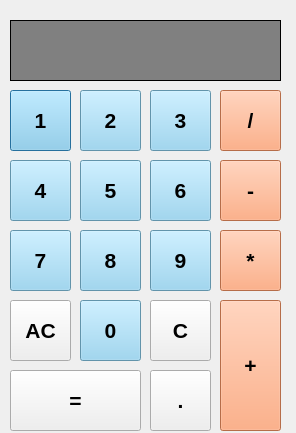
<?xml version="1.0" encoding="UTF-8"?>
<ui version="4.0">
 <class>Dialog</class>
 <widget class="QDialog" name="Dialog">
  <property name="geometry">
   <rect>
    <x>0</x>
    <y>0</y>
    <width>296</width>
    <height>433</height>
   </rect>
  </property>
  <property name="font">
   <font>
    <pointsize>16</pointsize>
    <weight>75</weight>
    <bold>true</bold>
   </font>
  </property>
  <property name="windowTitle">
   <string>Dialog</string>
  </property>
  <widget class="QPushButton" name="pushButton_1">
   <property name="enabled">
    <bool>true</bool>
   </property>
   <property name="geometry">
    <rect>
     <x>10</x>
     <y>90</y>
     <width>61</width>
     <height>61</height>
    </rect>
   </property>
   <property name="font">
    <font>
     <pointsize>16</pointsize>
     <weight>75</weight>
     <bold>true</bold>
    </font>
   </property>
   <property name="styleSheet">
    <string notr="true">QPushButton{
	background-color: #89CFF0;
}

QPushButton:Pressed{
	background-color: #007FFF0;
}</string>
   </property>
   <property name="text">
    <string>1</string>
   </property>
  </widget>
  <widget class="QPushButton" name="pushButton_2">
   <property name="geometry">
    <rect>
     <x>80</x>
     <y>90</y>
     <width>61</width>
     <height>61</height>
    </rect>
   </property>
   <property name="font">
    <font>
     <pointsize>16</pointsize>
     <weight>75</weight>
     <bold>true</bold>
    </font>
   </property>
   <property name="styleSheet">
    <string notr="true">QPushButton{
	background-color: #89CFF0;
}

QPushButton:Pressed{
	background-color: #007FFF0;
}</string>
   </property>
   <property name="text">
    <string>2</string>
   </property>
  </widget>
  <widget class="QPushButton" name="pushButton_3">
   <property name="geometry">
    <rect>
     <x>150</x>
     <y>90</y>
     <width>61</width>
     <height>61</height>
    </rect>
   </property>
   <property name="font">
    <font>
     <pointsize>16</pointsize>
     <weight>75</weight>
     <bold>true</bold>
    </font>
   </property>
   <property name="styleSheet">
    <string notr="true">QPushButton{
	background-color: #89CFF0;
}

QPushButton:Pressed{
	background-color: #007FFF0;
}</string>
   </property>
   <property name="text">
    <string>3</string>
   </property>
  </widget>
  <widget class="QPushButton" name="pushButton_4">
   <property name="geometry">
    <rect>
     <x>10</x>
     <y>160</y>
     <width>61</width>
     <height>61</height>
    </rect>
   </property>
   <property name="font">
    <font>
     <pointsize>16</pointsize>
     <weight>75</weight>
     <bold>true</bold>
    </font>
   </property>
   <property name="styleSheet">
    <string notr="true">QPushButton{
	background-color: #89CFF0;
}

QPushButton:Pressed{
	background-color: #007FFF0;
}</string>
   </property>
   <property name="text">
    <string>4</string>
   </property>
  </widget>
  <widget class="QPushButton" name="pushButton_5">
   <property name="geometry">
    <rect>
     <x>80</x>
     <y>160</y>
     <width>61</width>
     <height>61</height>
    </rect>
   </property>
   <property name="font">
    <font>
     <pointsize>16</pointsize>
     <weight>75</weight>
     <bold>true</bold>
    </font>
   </property>
   <property name="styleSheet">
    <string notr="true">QPushButton{
	background-color: #89CFF0;
}

QPushButton:Pressed{
	background-color: #007FFF0;
}</string>
   </property>
   <property name="text">
    <string>5</string>
   </property>
  </widget>
  <widget class="QPushButton" name="pushButton_6">
   <property name="geometry">
    <rect>
     <x>150</x>
     <y>160</y>
     <width>61</width>
     <height>61</height>
    </rect>
   </property>
   <property name="font">
    <font>
     <pointsize>16</pointsize>
     <weight>75</weight>
     <bold>true</bold>
    </font>
   </property>
   <property name="styleSheet">
    <string notr="true">QPushButton{
	background-color: #89CFF0;
}

QPushButton:Pressed{
	background-color: #007FFF0;
}</string>
   </property>
   <property name="text">
    <string>6</string>
   </property>
  </widget>
  <widget class="QPushButton" name="pushButton_7">
   <property name="geometry">
    <rect>
     <x>10</x>
     <y>230</y>
     <width>61</width>
     <height>61</height>
    </rect>
   </property>
   <property name="font">
    <font>
     <pointsize>16</pointsize>
     <weight>75</weight>
     <bold>true</bold>
    </font>
   </property>
   <property name="styleSheet">
    <string notr="true">QPushButton{
	background-color: #89CFF0;
}

QPushButton:Pressed{
	background-color: #007FFF0;
}</string>
   </property>
   <property name="text">
    <string>7</string>
   </property>
  </widget>
  <widget class="QPushButton" name="pushButton_8">
   <property name="geometry">
    <rect>
     <x>80</x>
     <y>230</y>
     <width>61</width>
     <height>61</height>
    </rect>
   </property>
   <property name="font">
    <font>
     <pointsize>16</pointsize>
     <weight>75</weight>
     <bold>true</bold>
    </font>
   </property>
   <property name="styleSheet">
    <string notr="true">QPushButton{
	background-color: #89CFF0;
}

QPushButton:Pressed{
	background-color: #007FFF0;
}</string>
   </property>
   <property name="text">
    <string>8</string>
   </property>
  </widget>
  <widget class="QPushButton" name="pushButton_9">
   <property name="geometry">
    <rect>
     <x>150</x>
     <y>230</y>
     <width>61</width>
     <height>61</height>
    </rect>
   </property>
   <property name="font">
    <font>
     <pointsize>16</pointsize>
     <weight>75</weight>
     <bold>true</bold>
    </font>
   </property>
   <property name="styleSheet">
    <string notr="true">QPushButton{
	background-color: #89CFF0;
}

QPushButton:Pressed{
	background-color: #007FFF0;
}</string>
   </property>
   <property name="text">
    <string>9</string>
   </property>
  </widget>
  <widget class="QPushButton" name="pushButton_0">
   <property name="geometry">
    <rect>
     <x>80</x>
     <y>300</y>
     <width>61</width>
     <height>61</height>
    </rect>
   </property>
   <property name="font">
    <font>
     <pointsize>16</pointsize>
     <weight>75</weight>
     <bold>true</bold>
    </font>
   </property>
   <property name="styleSheet">
    <string notr="true">QPushButton{
	background-color: #89CFF0;
}

QPushButton:Pressed{
	background-color: #007FFF0;
}</string>
   </property>
   <property name="text">
    <string>0</string>
   </property>
  </widget>
  <widget class="QPushButton" name="pushButton_add">
   <property name="geometry">
    <rect>
     <x>220</x>
     <y>300</y>
     <width>61</width>
     <height>131</height>
    </rect>
   </property>
   <property name="styleSheet">
    <string notr="true">QPushButton{
	background-color: #FF9966;
}</string>
   </property>
   <property name="text">
    <string>+</string>
   </property>
  </widget>
  <widget class="QPushButton" name="pushButton_subtract">
   <property name="geometry">
    <rect>
     <x>220</x>
     <y>160</y>
     <width>61</width>
     <height>61</height>
    </rect>
   </property>
   <property name="styleSheet">
    <string notr="true">QPushButton{
	background-color: #FF9966;
}</string>
   </property>
   <property name="text">
    <string>-</string>
   </property>
  </widget>
  <widget class="QPushButton" name="pushButton_multiply">
   <property name="geometry">
    <rect>
     <x>220</x>
     <y>230</y>
     <width>61</width>
     <height>61</height>
    </rect>
   </property>
   <property name="styleSheet">
    <string notr="true">QPushButton{
	background-color: #FF9966;
}</string>
   </property>
   <property name="text">
    <string>*</string>
   </property>
  </widget>
  <widget class="QPushButton" name="pushButton_divide">
   <property name="geometry">
    <rect>
     <x>220</x>
     <y>90</y>
     <width>61</width>
     <height>61</height>
    </rect>
   </property>
   <property name="styleSheet">
    <string notr="true">QPushButton{
	background-color: #FF9966;
}</string>
   </property>
   <property name="text">
    <string>/</string>
   </property>
  </widget>
  <widget class="QPushButton" name="pushButton_clear">
   <property name="geometry">
    <rect>
     <x>10</x>
     <y>300</y>
     <width>61</width>
     <height>61</height>
    </rect>
   </property>
   <property name="text">
    <string>AC</string>
   </property>
  </widget>
  <widget class="QPushButton" name="pushButton_equal">
   <property name="geometry">
    <rect>
     <x>10</x>
     <y>370</y>
     <width>131</width>
     <height>61</height>
    </rect>
   </property>
   <property name="text">
    <string>=</string>
   </property>
  </widget>
  <widget class="QLabel" name="labelDisplay">
   <property name="geometry">
    <rect>
     <x>10</x>
     <y>20</y>
     <width>271</width>
     <height>61</height>
    </rect>
   </property>
   <property name="styleSheet">
    <string notr="true">QLabel{
	border: 1px solid black;
	background-color: grey;
}</string>
   </property>
   <property name="text">
    <string/>
   </property>
   <property name="alignment">
    <set>Qt::AlignRight|Qt::AlignTrailing|Qt::AlignVCenter</set>
   </property>
  </widget>
  <widget class="QPushButton" name="pushButton_dot">
   <property name="geometry">
    <rect>
     <x>150</x>
     <y>370</y>
     <width>61</width>
     <height>61</height>
    </rect>
   </property>
   <property name="text">
    <string>.</string>
   </property>
  </widget>
  <widget class="QPushButton" name="pushButton_partialClear">
   <property name="geometry">
    <rect>
     <x>150</x>
     <y>300</y>
     <width>61</width>
     <height>61</height>
    </rect>
   </property>
   <property name="text">
    <string>C</string>
   </property>
  </widget>
 </widget>
 <resources/>
 <connections/>
</ui>
